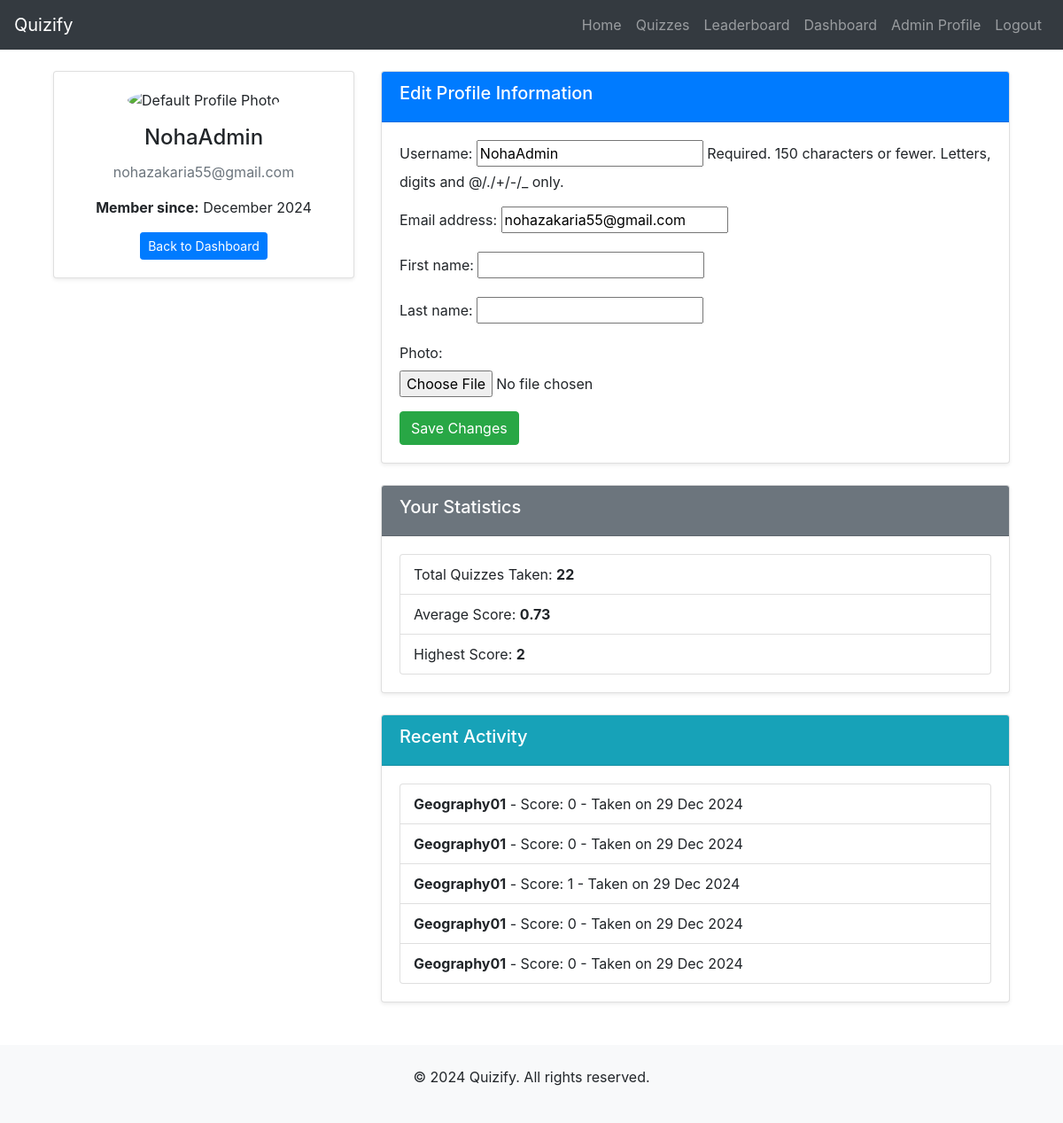
The page /profile/ (signed in) on the database as committed earlier.
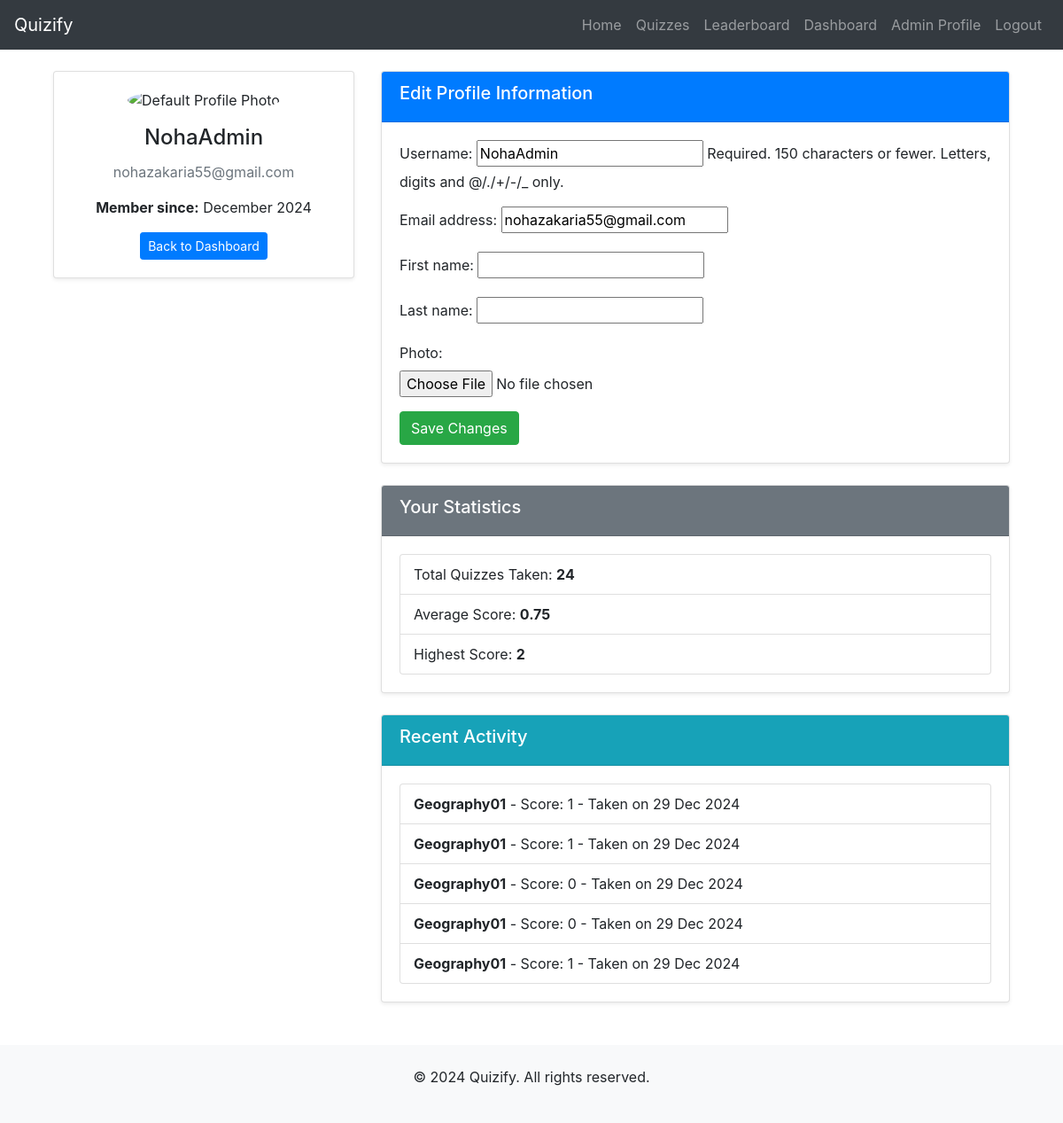
The same page on the database as committed later.
### quizzes/models.py (models this page shows, shortened)
class Result(models.Model):
    user = models.ForeignKey(User, on_delete=models.CASCADE)  # Link to User model
    quiz = models.ForeignKey('Quiz', on_delete=models.CASCADE)  # Link to Quiz model
    score = models.IntegerField()
    date_taken = models.DateTimeField(auto_now_add=True)  # Automatically set when the result is created

class Quiz(models.Model):
    title = models.CharField(max_length=200)
    description = models.TextField()
    created_at = models.DateTimeField(auto_now_add=True)

### quizzes/views.py (the view)
# urls.py: path('profile/', views.regular_user_profile, name='regular_user_profile'),
@login_required
def regular_user_profile(request):
    form = CustomUserChangeForm(request.POST or None, request.FILES or None, instance=request.user)
    if request.method == 'POST' and form.is_valid():
        form.save()
        messages.success(request, 'Your profile was updated successfully!')
        return redirect('regular_user_profile')
    context = {
        'form': form,
        'user_type': 'Regular User',
        'recent_quizzes': Result.objects.filter(user=request.user).order_by('-date_taken')[:5],
        'total_quizzes': Result.objects.filter(user=request.user).count(),
        'average_score': Result.objects.filter(user=request.user).aggregate(Avg('score'))['score__avg'] or 0,
        'highest_score': Result.objects.filter(user=request.user).aggregate(Max('score'))['score__max'] or 0,
    }
    return render(request, 'profile_regular.html', context)

### quizzes/forms.py (shortened to what this page needs)
class CustomUserChangeForm(forms.ModelForm):
    photo = forms.ImageField(required=False, widget=forms.FileInput(attrs={'class': 'form-control-file'}))
    class Meta:
        model = User
        fields = ['username', 'email', 'first_name', 'last_name']
    def __init__(self, *args, **kwargs):
        super(CustomUserChangeForm, self).__init__(*args, **kwargs)
        if self.instance and hasattr(self.instance, 'userprofile'):
            self.fields['photo'].initial = self.instance.userprofile.profile_picture

### templates/profile_regular.html (shortened to what this page needs)
{% extends 'base.html' %}
{% load static %}
{% block content %}
<div class="container mt-4">
    <div class="row">
<div class="col-md-4">
    <div class="card text-center shadow-sm">
        <div class="card-body">
            {% if user.userprofile.profile_picture and user.userprofile.profile_picture.url %}
                <img src="{{ user.userprofile.profile_picture.url }}" alt="Profile Photo"
                     class="rounded-circle img-fluid mb-3"
                     style="width: 150px; height: 150px; object-fit: cover;">
            {% else %}
                <img src="{{ MEDIA_URL }}profile_photos/default.png" alt="Default Profile Photo"
                     class="rounded-circle img-fluid mb-3"
                     style="width: 150px; height: 150px; object-fit: cover;">
            {% endif %}
            <h4 class="card-title">{{ user.username }}</h4>
            <p class="text-muted">{{ user.email }}</p>
            <p><strong>Member since:</strong> {{ user.date_joined|date:"F Y" }}</p>
            <a href="{% url 'dashboard' %}" class="btn btn-primary btn-sm">Back to Dashboard</a>
        </div>
    </div>
</div>
        <div class="col-md-8">
            <div class="card shadow-sm">
                <div class="card-header bg-primary text-white">
                    <h5>Edit Profile Information</h5>
                </div>
                <div class="card-body">
                    <form method="POST" enctype="multipart/form-data">
                        {{ form.as_p }}
                        <button type="submit" class="btn btn-success">Save Changes</button>
                    </form>
                </div>
            </div>
            <div class="card shadow-sm mt-4">
                <div class="card-header bg-secondary text-white">
                    <h5>Your Statistics</h5>
                </div>
                <div class="card-body">
                    <ul class="list-group">
                        <li class="list-group-item">Total Quizzes Taken: <strong>{{ total_quizzes }}</strong></li>
                        <li class="list-group-item">Average Score: <strong>{{ average_score|floatformat:2 }}</strong></li>
                        <li class="list-group-item">Highest Score: <strong>{{ highest_score }}</strong></li>
                    </ul>
                </div>
            </div>
            <div class="card shadow-sm mt-4">
                <div class="card-header bg-info text-white">
                    <h5>Recent Activity</h5>
                </div>
                <div class="card-body">
                    {% if recent_quizzes %}
                        <ul class="list-group">
                            {% for result in recent_quizzes %}
                                <li class="list-group-item">
                                    <strong>{{ result.quiz.title }}</strong> - Score: {{ result.score }} - Taken on {{ result.date_taken|date:"d M Y" }}
                                </li>
                            {% endfor %}
                        </ul>
                    {% else %}
                        <p class="text-muted">No recent quiz activity.</p>
                    {% endif %}
                </div>
            </div>
        </div>
    </div>
</div>
{% endblock %}

Rows that differ between the two databases and show on the page:
no longer on this page (row unchanged): Result: quiz "Geography01", score "0", date_taken "29 Dec 2024"
no longer on this page (row unchanged): Result: quiz "Geography01", score "0", date_taken "29 Dec 2024"
added Result: quiz "Geography01", score "1", date_taken "29 Dec 2024"
added Result: quiz "Geography01", score "1", date_taken "29 Dec 2024"
Other text that changed with them:
{{ total_quizzes }}: "22" → "24"
{{ average_score|floatformat:2 }}: "0.73" → "0.75"
